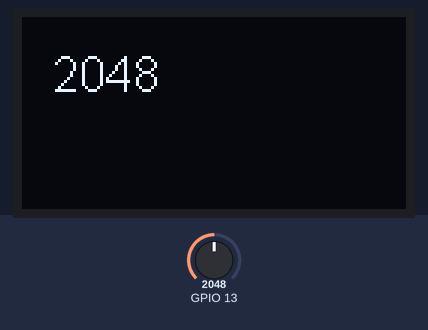
The sketch below on a simulated ESP32. Parts: 128×64 one-colour display. The inputs (shaded band) are chosen by the test bench; at power-on: GPIO 13 = 2048. What the sketch prints to the serial monitor is not drawn.

Above: at 1.2 s.
1.3 s: GPIO 13 set to 2866
At 1.8 s:
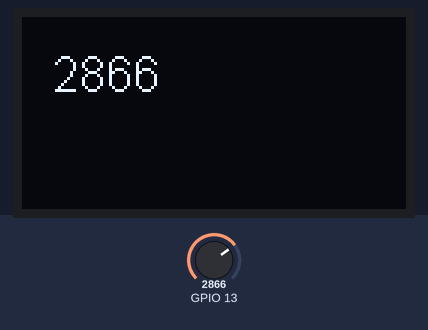
2.8 s: GPIO 13 set to 3603
At 4.0 s:
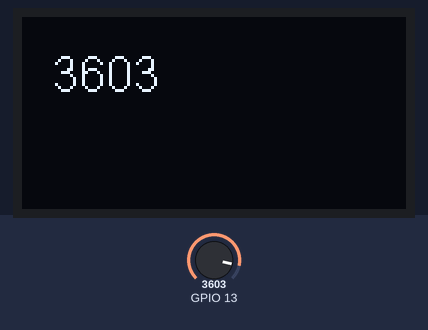
4.3 s: GPIO 13 set to 4095
At 5.4 s:
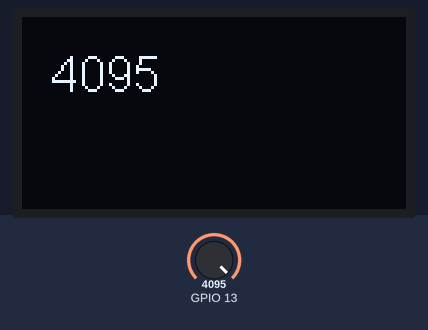
Timing chart, 0 to 7.3 s (numbered marks = the images above; inputs shaded):
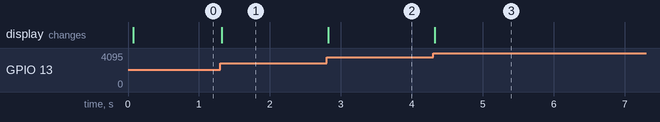

Measured:
- after the input at 1.3 s, the display: changes at once (image 1)
- after the input at 2.8 s, the display: changes at once (image 2)
- after the input at 4.3 s, the display: changes at once (image 3)

The sketch:

w7-1.ino
```cpp
#include <Wire.h>
#include "SSD1306Wire.h"
SSD1306Wire  display(0x3c, 21, 22);

void setup() {
    Serial.begin(115200);
    pinMode(13,INPUT);
    // Initialising the UI will init the display too.
    display.init();

    display.flipScreenVertically(); //畫面上下顛倒顯示

    display.clear(); //清空畫面

    display.setFont(ArialMT_Plain_10);   //設定字型與大小
    display.drawString(0, 0, "Hello World");  //(x座標,y座標,"字串")
    display.setFont(ArialMT_Plain_16);   //設定字型與大小
    display.drawString(0, 0, "Hello World");  //(x座標,y座標,"字串")
    display.setFont(ArialMT_Plain_24);   //設定字型與大小
    display.drawString(0, 16, "Hello World"); //(x座標,y座標,"字串")

    display.display(); //顯示畫面
}

void loop() {
 display.clear();
int input=analogRead(13);
  Serial.println(input);
  display.drawString(10,10,String(input));  //(x座標,y座標,"字串")
    display.setFont(ArialMT_Plain_16);   //設定字型與大小
   display.display(); //顯示畫面
   delay(30);
}
```
